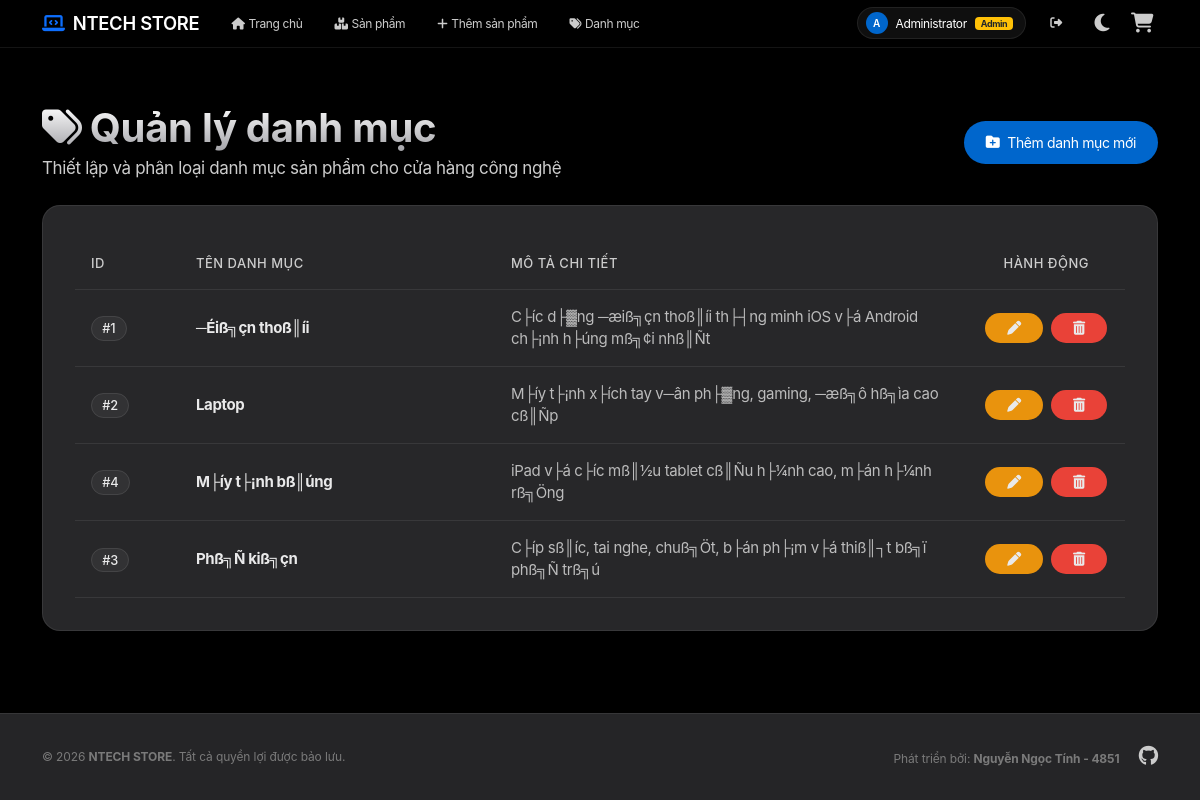
/Category/list (signed in), run on an earlier commit of the app's database.
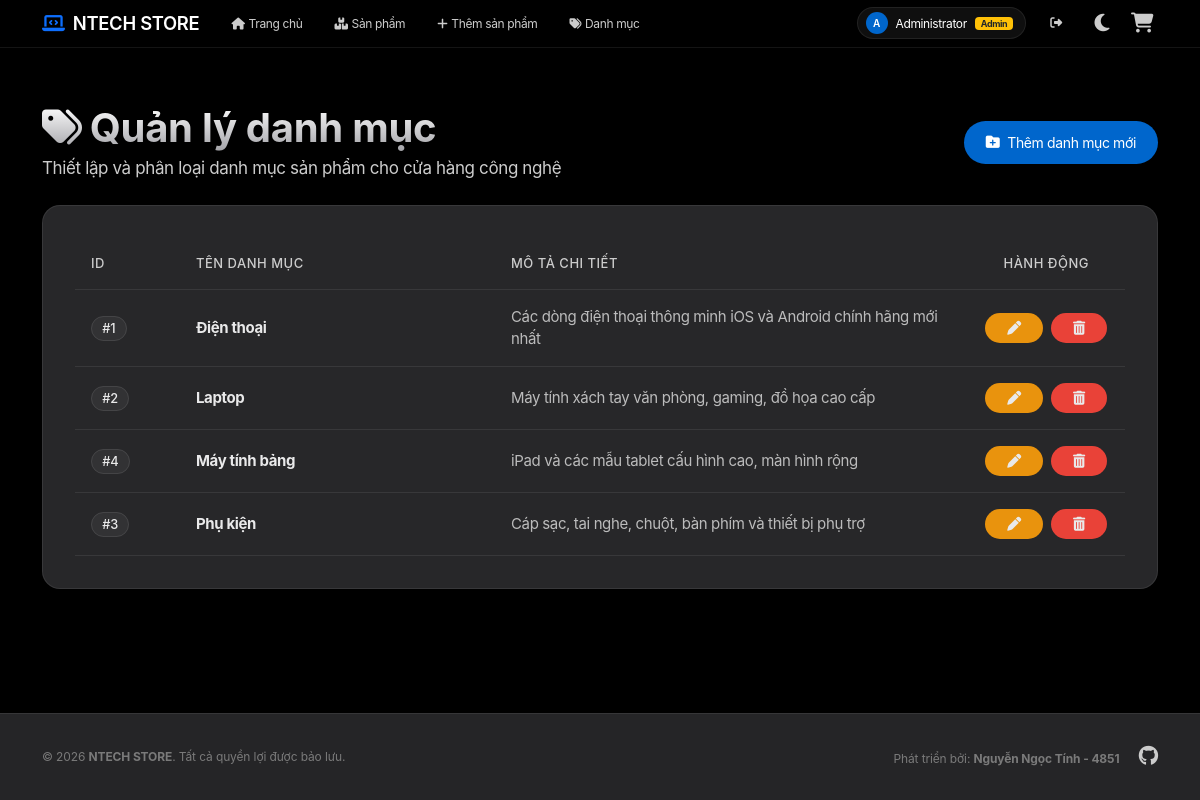
And on a later commit of the database.
### tables this page shows
CREATE TABLE `category` (
  `id` int NOT NULL AUTO_INCREMENT,
  `name` varchar(100) NOT NULL,
  `description` text,
  PRIMARY KEY (`id`)
);

### app/controllers/CategoryController.php (called while the page is built, shortened)
<?php
require_once('app/config/database.php');
require_once('app/models/CategoryModel.php');
class CategoryController
{
    private $categoryModel;
    public function __construct()
    {
        $this->db = (new Database())->getConnection();
        $this->categoryModel = new CategoryModel($this->db);
    }
    public function list()
    {
        $categories = $this->categoryModel->getCategories();
        include 'app/views/category/list.php';
    }
}
?>

### index.php (called while the page is built, shortened)
<?php
$url = $_GET['url'] ?? '';
$url = rtrim($url, '/');
$url = filter_var($url, FILTER_SANITIZE_URL);
$url = explode('/', $url);
$action = isset($url[1]) && $url[1] != '' ? $url[1] : 'index';
$controller = new $controllerName();
call_user_func_array([$controller, $action], array_slice($url, 2));
?>

### app/config/database.php (called while the page is built, shortened)
<?php
class Database {
    private $host = "localhost";
    private $db_name = "my_store";
    private $username = "root";
    private $password = "";
    public function getConnection() {
        $this->conn = null;
        try {
            $this->conn = new PDO("mysql:host=" . $this->host . ";dbname=" . $this->db_name, $this->username, $this->password);
            $this->conn->exec("SET NAMES utf8mb4");
            $this->conn->setAttribute(PDO::ATTR_ERRMODE, PDO::ERRMODE_EXCEPTION);
        } catch(PDOException $exception) {
            echo "Connection error: " . $exception->getMessage();
        }
        return $this->conn;
    }
}
?>

### app/models/CategoryModel.php (called while the page is built, shortened)
<?php
class CategoryModel
{
    private $conn;
    private $table_name = "category";
    public function __construct($db)
    {
        $this->conn = $db;
    }
    public function getCategories()
    {
        $query = "SELECT c.id, c.name, c.description, COUNT(p.id) AS product_count
                  FROM " . $this->table_name . " c
                  LEFT JOIN product p ON c.id = p.category_id
                  GROUP BY c.id, c.name, c.description
                  ORDER BY c.name ASC";
        $stmt = $this->conn->prepare($query);
        $stmt->execute();
        $result = $stmt->fetchAll(PDO::FETCH_OBJ);
        return $result;
    }
}
?>

### app/views/category/list.php (the view, shortened to what this page needs)
<?php include 'app/views/shares/header.php'; ?>
<div class="row align-items-center mb-4">
    <div class="col-md-6">
        <h1 class="text-gradient fw-bold mb-1"><i class="fa-solid fa-tags me-2 text-primary"></i>Quản lý danh mục</h1>
        <p class="text-muted mb-0">Thiết lập và phân loại danh mục sản phẩm cho cửa hàng công nghệ</p>
    </div>
    <div class="col-md-6 text-md-end mt-3 mt-md-0">
        <a href="<?php echo BASE_URL; ?>/Category/add" class="btn btn-premium">
            <i class="fa-solid fa-folder-plus me-2"></i>Thêm danh mục mới
        </a>
    </div>
</div>
<div class="glass-card">
    <?php if (empty($categories)): ?>
        <div class="text-center py-4">
            <div class="mb-3 text-muted">
                <i class="fa-regular fa-folder-open fs-2"></i>
            </div>
            <h5>Không có danh mục nào</h5>
            <p class="text-muted mb-0">Vui lòng tạo thêm danh mục sản phẩm mới.</p>
        </div>
    <?php else: ?>
        <div class="table-responsive">
            <table class="table table-premium mb-0">
                <thead>
                    <tr>
                        <th style="width: 10%;">ID</th>
                        <th style="width: 30%;">Tên danh mục</th>
                        <th style="width: 45%;">Mô tả chi tiết</th>
                        <th style="width: 15%;" class="text-center">Hành động</th>
                    </tr>
                </thead>
                <tbody>
                    <?php foreach ($categories as $category): ?>
                        <tr>
                            <td><span class="badge-premium">#<?php echo $category->id; ?></span></td>
                            <td><strong style="color: var(--text-main);"><?php echo htmlspecialchars($category->name, ENT_QUOTES, 'UTF-8'); ?></strong></td>
                            <td class="text-muted"><?php echo htmlspecialchars($category->description ?? 'Không có mô tả', ENT_QUOTES, 'UTF-8'); ?></td>
                            <td class="text-center">
                                <div class="d-flex justify-content-center gap-2">
                                    <a href="<?php echo BASE_URL; ?>/Category/edit/<?php echo $category->id; ?>" class="btn btn-sm btn-premium-warning" title="Sửa">
                                        <i class="fa-solid fa-pen"></i>
                                    </a>
                                    <button onclick="confirmDelete('<?php echo $category->id; ?>', '<?php echo htmlspecialchars($category->name, ENT_QUOTES, 'UTF-8'); ?>', <?php echo (int)($category->product_count ?? 0); ?>)" class="btn btn-sm btn-premium-danger" title="Xóa">
                                        <i class="fa-solid fa-trash-can"></i>
                                    </button>
                                </div>
                            </td>
                        </tr>
                    <?php endforeach; ?>
                </tbody>
            </table>
        </div>
    <?php endif; ?>
</div>
<?php include 'app/views/shares/footer.php'; ?>

What changed in the data, as far as the page shows it:
changed category id 1: name "─Éiß╗çn thoß║íi" → "Điện thoại"; description "C├íc d├▓ng ─æiß╗çn thoß║íi th├┤ng minh iOS v├á Android ch├¡nh h├úng mß╗¢i nhß║Ñt" → "Các dòng điện thoại thông minh iOS và Android chính hãng mới nhất"
changed category "Laptop": description "M├íy t├¡nh x├ích tay v─ân ph├▓ng, gaming, ─æß╗ô hß╗ìa cao cß║Ñp" → "Máy tính xách tay văn phòng, gaming, đồ họa cao cấp"
changed category id 4: name "M├íy t├¡nh bß║úng" → "Máy tính bảng"; description "iPad v├á c├íc mß║½u tablet cß║Ñu h├¼nh cao, m├án h├¼nh rß╗Öng" → "iPad và các mẫu tablet cấu hình cao, màn hình rộng"
changed category id 3: name "Phß╗Ñ kiß╗çn" → "Phụ kiện"; description "C├íp sß║íc, tai nghe, chuß╗Öt, b├án ph├¡m v├á thiß║┐t bß╗ï phß╗Ñ trß╗ú" → "Cáp sạc, tai nghe, chuột, bàn phím và thiết bị phụ trợ"
